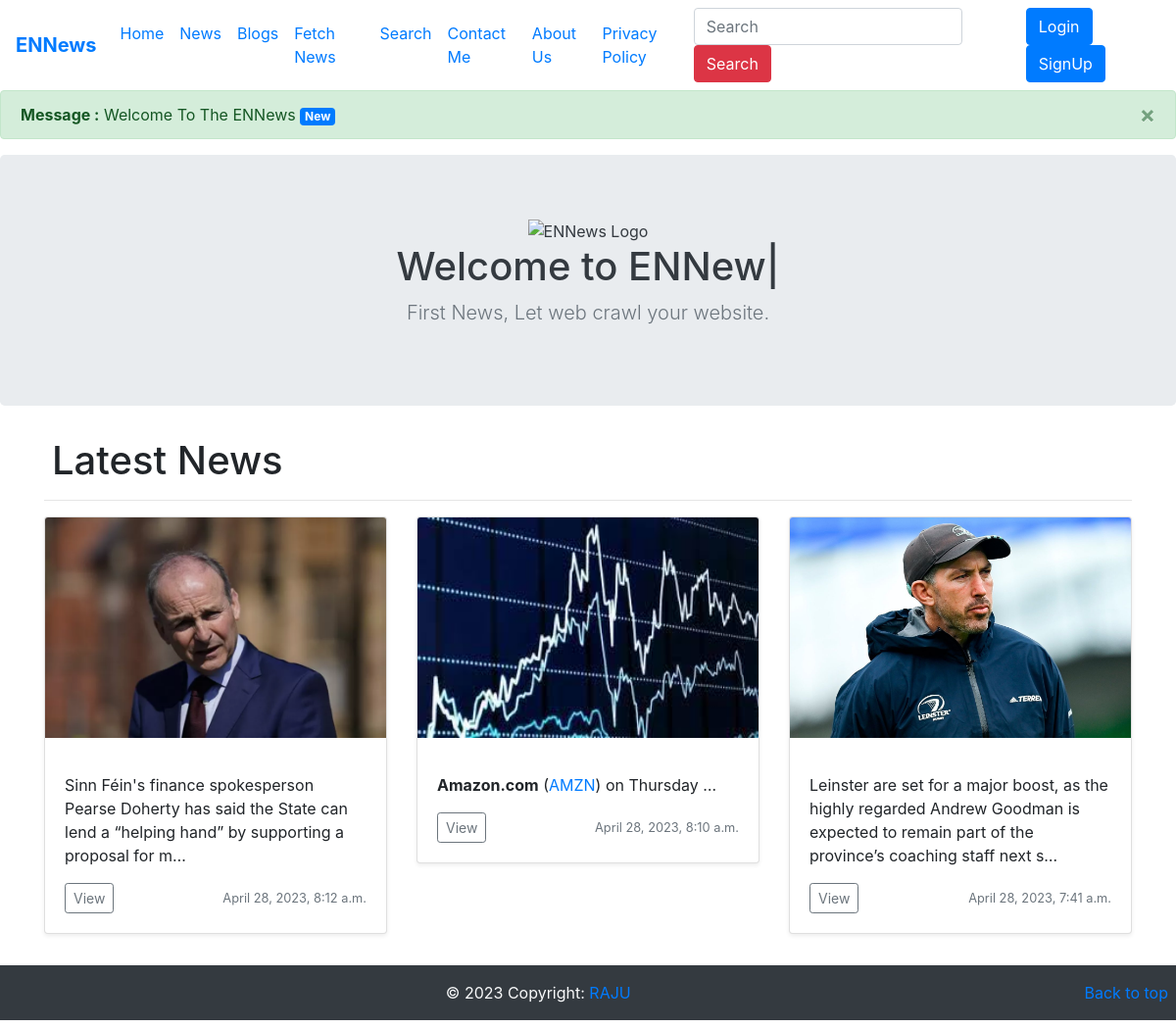
/home/, run on the app's committed database.
### Course/models.py (models this page shows, shortened)
class Course(models.Model):
	sno = models.AutoField(primary_key= True)
	title = models.CharField(max_length=130)
	content = RichTextField(blank = True , null = True)
	author = models.CharField(max_length = 30)
	price = models.IntegerField(default='0')
	img = models.ImageField(upload_to='images/')
	time = models.DateTimeField(blank = True)
	slug = models.CharField(max_length = 255)
	"""docstring for Blog"""

### Home/views.py (the view)
# urls.py: path('', views.home, name='home'),
def home(request):
	messages.success(request , "Welcome To The ENNews")
	allPosts = Course.objects.all()[::-1]
	allPosts = allPosts[:3]
	context = {'allPost':allPosts}
	return render(request , 'home/home.html',context)

### templates/home/home.html (shortened to what this page needs)
{% extends "base.html" %}
{% block homeactive %} active
{% endblock homeactive %}
{% block body %}
<section class="jumbotron text-center text-dark">
    <div class="container">
        <img src="https://i.imgur.com/your_logo_image.png" alt="ENNews Logo" width="120">
        <h1 class="jumbotron-heading"><span id="typed"></span></h1>
        <p class="lead text-muted">First News, Let web crawl your website.</p>
    </div>
</section>
    <div class="container">
        <h1 class="m-2">Latest News</h1>
        <hr>
      <div class="row">
        {% for post in allPost %}
        <div class="col-md-4">
          <div class="card mb-4 shadow-sm">
            <img src="{{post.img.url}}" class="bd-placeholder-img card-img-top" width="100%" height="225" xmlns="{{post.img.url}}" preserveAspectRatio="xMidYMid slice" focusable="false" role="img" aria-label="Placeholder: Thumbnail"><title>Placeholder</title><rect width="100%" height="100%" fill="#55595c"></rect></img>
            <div class="card-body">
              <p class="card-text">{{post.content | safe | truncatechars:150}}</p>
              <div class="d-flex justify-content-between align-items-center">
                <div class="btn-group">
                <a class="btn btn-sm btn-outline-secondary" href="course/{{post.slug}}">View</a>
                </div>
                <small class="text-muted">{{post.time}}</small>
              </div>
            </div>
          </div>
        </div>
        {% endfor %}
        </div>
      </div>
{% endblock body %}

### data on the page
Course: img (picture), content "Sinn Féin's finance spokesperson Pearse Doherty has said the State can lend a “helping hand” by supporting a proposal for m…", time "April 28, 2023, 8:12 a.m."
Course: img (picture), content "Amazon.com ( AMZN ) on Thursday …", time "April 28, 2023, 8:10 a.m."
Course: img (picture), content "Leinster are set for a major boost, as the highly regarded Andrew Goodman is expected to remain part of the province’s coaching staff next s…", time "April 28, 2023, 7:41 a.m."

### other printed values
{{ message }} "Welcome To The ENNews"
